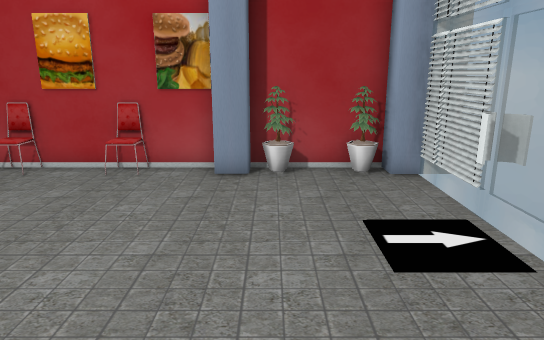
view 1 (above)

15 first-person views from a walk through a Unity game level. The camera is 1.3 m above the floor, tilts 14° down and sees 70° across. The floor is counted in squares, 0.5 m on a side. Each view is taken from the middle of a square. On the plan, view 1 faces up. The plan holds only what a view shows up to about 20 squares ahead; the rest is blank. The player character is not drawn. Some animated figures are not drawn.

view 2
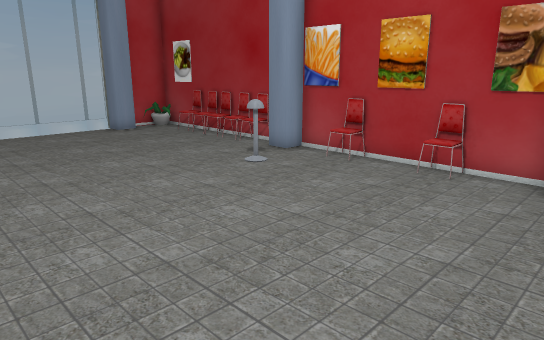

view 3
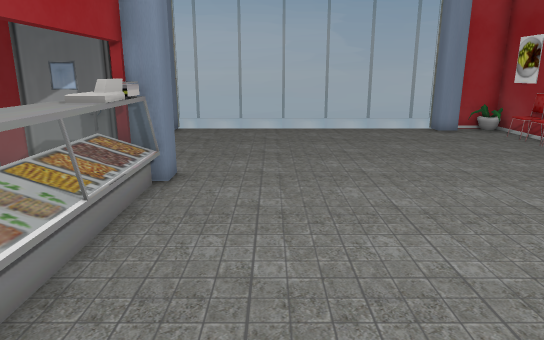

view 4
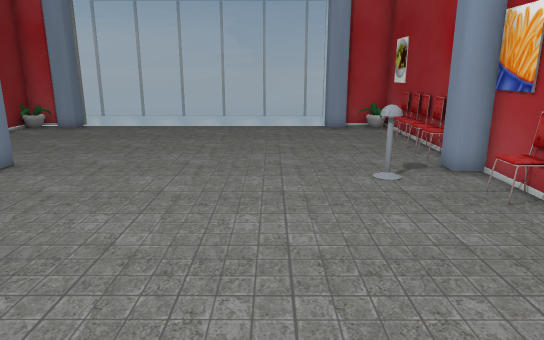

view 5
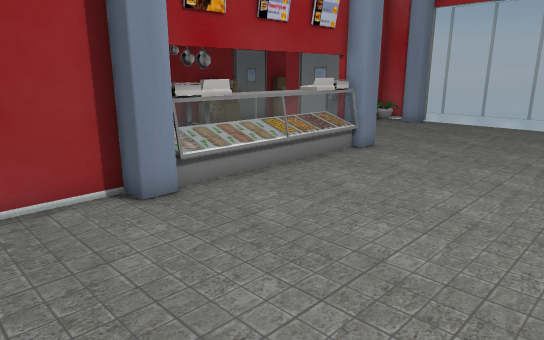

view 6
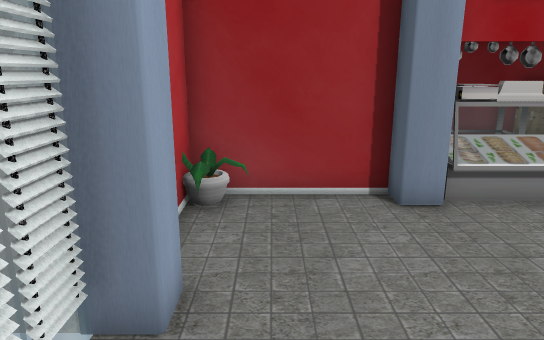

view 7
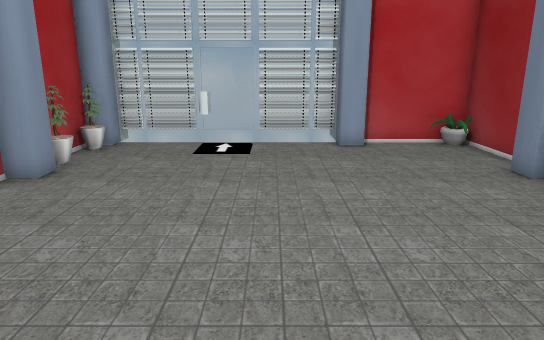

view 8
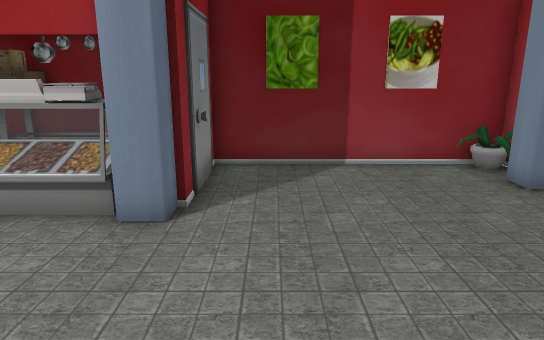

view 9
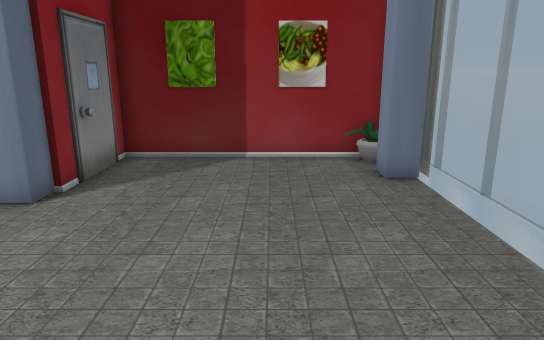

view 10
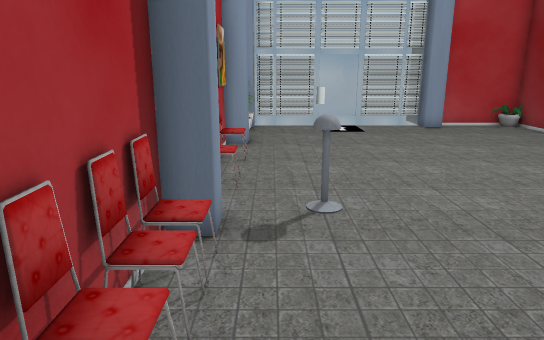

view 11
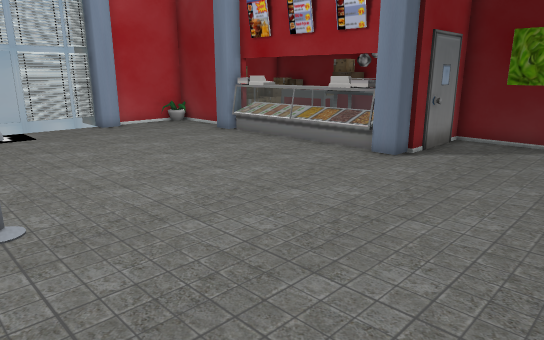

view 12
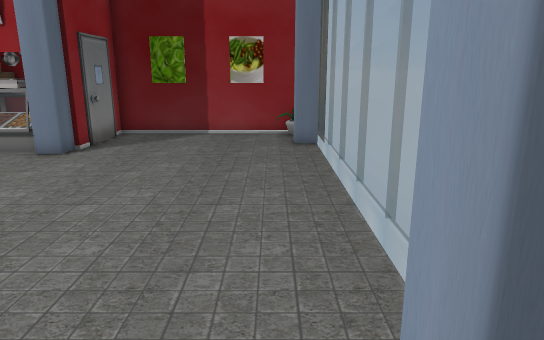

view 13
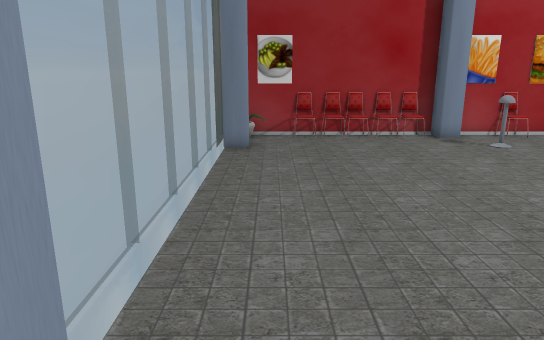

view 14
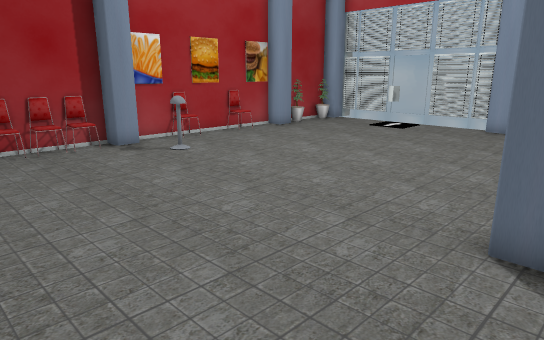

view 15
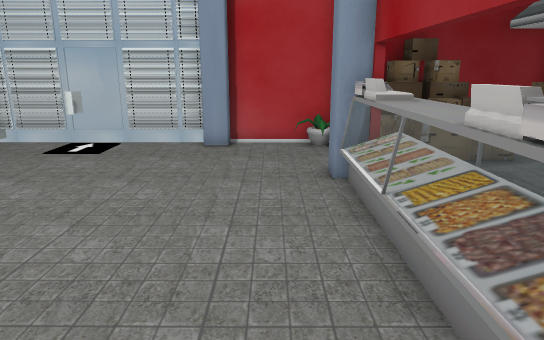

### Floor plan
Key: @ floor where view 1 was taken; # wall or solid block; x gap in a wall; . floor; = window, fence, low wall or low ledge; ^ raised ledge; O other object.
Columns run from 19 left of view 1 to 4 right of it. Each row starts with its distance up from view 1.
 11  ######################
 10  #.O...OO##.O..O.###=x##
  9 ##.....................#
  8 ##........==...........#
  7 =......................#
  6 #......................=
  5 =......................=
  4 #......................#
  3 =......................#
  2 #.....................##
  1 =.....................##
  0 =..................@...#
 -1 =......................#
 -2 =......................#
 -3 =........####^^^########
 -4 =#.......####^^^##
 -5 ##......=#         ==^^^
 -6 #O.......#         ^^###
 -7 ##########       ...^^^#
 -8                  ...^^ #
 -9            #####       #

Positions as (right, up) in squares from view 1, and headings:
1: (0, 0), facing up
2: (0, 0), facing up-left
3: (0, 0), facing left
4: (1, 5), facing left
5: (3, 5), facing down-left
6: (2, 5), facing down
7: (-11, 4), facing right
8: (-12, 4), facing down
9: (-15, 5), facing down
10: (-16, 9), facing right
11: (-16, 9), facing down-right
12: (-17, 10), facing down
13: (-17, -6), facing up
14: (-16, -4), facing up-right
15: (-11, -1), facing right
